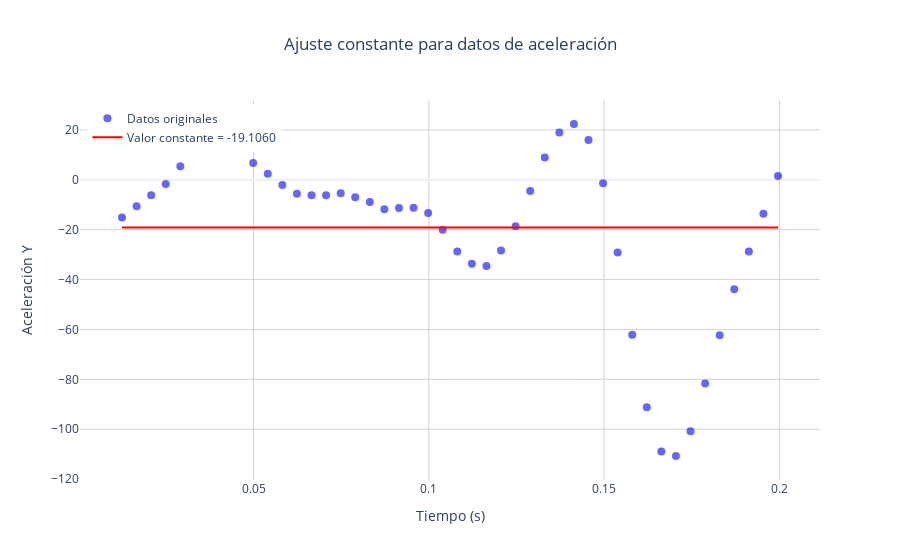

The notebook cell saved with this chart:
### Code cell
import matplotlib.pyplot as plt ###

# Ajuste de curva para aceleracion Y
def fit_acceleration_curve(df):
    def model_func(x, a):
        return np.full_like(x, a)

    x_data = df['Time (sec)'].values
    y_data = df['Acceleration_Y'].values

    popt, pcov = curve_fit(model_func, x_data, y_data)

    y_pred = model_func(x_data, *popt)
    ss_res = np.sum((y_data - y_pred) ** 2)
    ss_tot = np.sum((y_data - np.mean(y_data)) ** 2)
    r_squared = 1 - (ss_res / ss_tot)

    #return popt, pcov, r_squared

    # GRAFICO DE EJEMPLO
    x_fit = np.linspace(min(x_data), max(x_data), 1000)
    y_fit = model_func(x_fit, *popt)
    fig = go.Figure()
    fig.add_trace(go.Scatter(x=x_data,y=y_data,mode='markers',name='Datos originales',marker=dict(size=8,opacity=0.6,color='blue')))
    fig.add_trace(go.Scatter(x=x_fit,y=y_fit,mode='lines',name=f'Valor constante = {popt[0]:.4f}',line=dict(color='red', width=2)))
    fig.update_layout(title=dict(text='Ajuste constante para datos de aceleración',x=0.5,xanchor='center'),xaxis_title='Tiempo (s)',yaxis_title='Aceleración Y',showlegend=True,legend=dict(yanchor="top",y=0.99,xanchor="left",x=0.01),template='plotly_white',hovermode='x unified')
    fig.update_xaxes(showgrid=True, gridwidth=1, gridcolor='LightGray')
    fig.update_yaxes(showgrid=True, gridwidth=1, gridcolor='LightGray')
    fig.show()

    return popt, pcov, r_squared

# popt, pcov, r_squared = fit_acceleration_curve(dfCentro_acceleration[dfCentro_acceleration['Time (sec)'].between(0.05, 0.35)])
popt, pcov, r_squared = fit_acceleration_curve(dfCentro_acceleration)
print(popt)
print(pcov)
print(r_squared)

### Figure 1 — Plotly figure (JSON) as saved in the notebook; plotly's stock layout.template omitted (floating-point values rounded to 4 significant figures; data arrays with more than 128 entries replaced by an {"elided": "..."} marker saying what was removed)
{"data": [{"marker": {"color": "blue", "opacity": 0.6, "size": 8}, "mode": "markers", "name": "Datos originales", "type": "scatter", "x": [0.01248, 0.01663, 0.02079, 0.02495, 0.02911, 0.03327, 0.03743, 0.04159, 0.04574, 0.0499, 0.05406, 0.05822, 0.06238, 0.06654, 0.0707, 0.07485, 0.07901, 0.08317, 0.08733, 0.09149, 0.09565, 0.09981, 0.104, 0.1081, 0.1123, 0.1164, 0.1206, 0.1248, 0.1289, 0.1331, 0.1372, 0.1414, 0.1455, 0.1497, 0.1539, 0.158, 0.1622, 0.1663, 0.1705, 0.1747, 0.1788, 0.183, 0.1871, 0.1913, 0.1955, 0.1996], "y": [-15.12, -10.64, -6.172, -1.7, 5.394, 12.7, 19.84, 17.97, 13.7, 6.756, 2.447, -2.083, -5.574, -6.2, -6.155, -5.401, -7.02, -8.893, -11.78, -11.33, -11.17, -13.27, -20.04, -28.78, -33.62, -34.55, -28.31, -18.59, -4.477, 8.901, 19.0, 22.37, 15.95, -1.346, -29.18, -62.08, -91.15, -109.0, -110.7, -100.8, -81.67, -62.36, -43.88, -28.75, -13.62, 1.503]}, {"line": {"color": "red", "width": 2}, "mode": "lines", "name": "Valor constante = -19.1060", "type": "scatter", "x": {"elided": "1000 float values"}, "y": {"elided": "1000 float values"}}], "layout": {"hovermode": "x unified", "legend": {"x": 0.01, "xanchor": "left", "y": 0.99, "yanchor": "top"}, "showlegend": true, "title": {"text": "Ajuste constante para datos de aceleración", "x": 0.5, "xanchor": "center"}, "xaxis": {"gridcolor": "LightGray", "gridwidth": 1, "showgrid": true, "title": {"text": "Tiempo (s)"}}, "yaxis": {"gridcolor": "LightGray", "gridwidth": 1, "showgrid": true, "title": {"text": "Aceleración Y"}}}}
